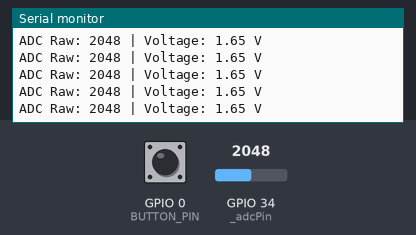
The program below on a simulated ESP32. Parts: the last lines printed to the serial monitor. The inputs (shaded band) are chosen by the test bench; at power-on: GPIO 34 (_adcPin) = 2048, GPIO 0 (BUTTON_PIN) HIGH (analog values on the 0–4095 scale).

Above: at 7.0 s.
7.1 s: GPIO 34 (_adcPin) set to 1049
At 7.44 s:
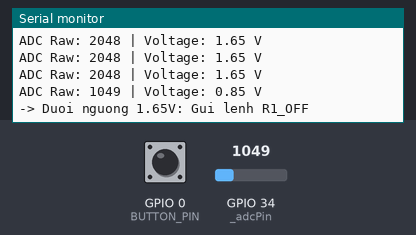
8.6 s: GPIO 34 (_adcPin) set to 966
At 8.94 s:
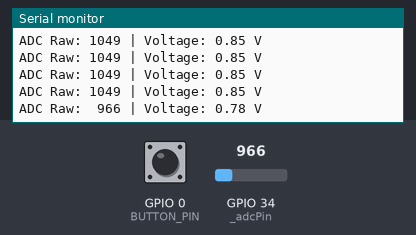

The program:

main.cpp
```cpp
#include <Arduino.h>
#include "adc_sensor.h"
#include "uart_comm.h"

const int ADC_PIN = 34;       // Chân ADC1 đọc cảm biến
const int BUTTON_PIN = 0;     // Nút nhấn BOOT tích hợp trên bo WROOM
const int RX2_PIN = 16;       // RX2 mặc định
const int TX2_PIN = 17;       // TX2 mặc định

bool lastRelay1State = false;
int lastBtnState = HIGH;
unsigned long lastDebounceTime = 0;
unsigned long lastReadMillis = 0;
int currentMode = 0;

void setup() {
    Serial.begin(115200);
    pinMode(BUTTON_PIN, INPUT_PULLUP);

    adc_sensor_init(ADC_PIN);
    uart_comm_init(115200, RX2_PIN, TX2_PIN);

}

void loop() {
    // 1. Đọc ADC mỗi 250ms và gửi lệnh đóng/ngắt Relay 1 theo ngưỡng 1.65V
    if (millis() - lastReadMillis >= 250) {
        lastReadMillis = millis();
        int raw = adc_sensor_read_raw();
        float volt = adc_sensor_read_voltage();

        Serial.printf("ADC Raw: %4d | Voltage: %.2f V\n", raw, volt);

        if (volt >= 1.65f && !lastRelay1State) {
            lastRelay1State = true;
            uart_comm_send("R1_ON");
            Serial.println("-> Vuot nguong 1.65V: Gui lenh R1_ON");
        } else if (volt < 1.65f && lastRelay1State) {
            lastRelay1State = false;
            uart_comm_send("R1_OFF");
            Serial.println("-> Duoi nguong 1.65V: Gui lenh R1_OFF");
        }
    }

    // 2. Đọc nút nhấn BOOT (GPIO 0) có chống rung để chuyển hiệu ứng trên bo Relay
    int reading = digitalRead(BUTTON_PIN);
    if (reading == LOW && lastBtnState == HIGH && (millis() - lastDebounceTime > 50)) {
        lastDebounceTime = millis();
        currentMode = (currentMode + 1) % 3;

        if (currentMode == 0) {
            uart_comm_send("ALL_OFF");
            Serial.println("-> Nhan nut: Gui ALL_OFF");
        } else if (currentMode == 1) {
            uart_comm_send("ALL_ON");
            Serial.println("-> Nhan nut: Gui ALL_ON");
        } else {
            uart_comm_send("CHASE");
            Serial.println("-> Nhan nut: Gui CHASE (Chay duoi)");
        }
    }
    lastBtnState = reading;
}
```

adc_sensor.h
```cpp
#ifndef ADC_SENSOR_H
#define ADC_SENSOR_H

#include <Arduino.h>

void adc_sensor_init(uint8_t pin);
int adc_sensor_read_raw();
float adc_sensor_read_voltage();

#endif
```

uart_comm.h
```cpp
#ifndef UART_COMM_H
#define UART_COMM_H

#include <Arduino.h>

void uart_comm_init(long baud, int rxPin, int txPin);
void uart_comm_send(const String &cmd);

#endif
```

adc_sensor.cpp
```cpp
#include "adc_sensor.h"

static uint8_t _adcPin = 34;

void adc_sensor_init(uint8_t pin) {
    _adcPin = pin;
    analogReadResolution(12);
    analogSetAttenuation(ADC_11db);
}

int adc_sensor_read_raw() {
    long sum = 0;
    for (int i = 0; i < 16; i++) {
        sum += analogRead(_adcPin);
        delayMicroseconds(50);
    }
    return sum / 16;
}

float adc_sensor_read_voltage() {
    long mvSum = 0;
    for (int i = 0; i < 16; i++) {
        mvSum += analogReadMilliVolts(_adcPin);
        delayMicroseconds(50);
    }
    return (mvSum / 16.0f) / 1000.0f;
}
```

uart_comm.cpp
```cpp
#include "uart_comm.h"

void uart_comm_init(long baud, int rxPin, int txPin) {
    Serial2.begin(baud, SERIAL_8N1, rxPin, txPin);
}

void uart_comm_send(const String &cmd) {
    Serial2.println(cmd);
}
```

Measured:
- the behaviour switches between 1000 and 999 on GPIO 34 (_adcPin) (found by bisection; images 1 and 2)
- after the input at 7.1 s, the serial monitor: prints a new line after 0.16 s (image 1)
- after the input at 8.6 s, the serial monitor: prints a new line after 0.16 s (image 2)
